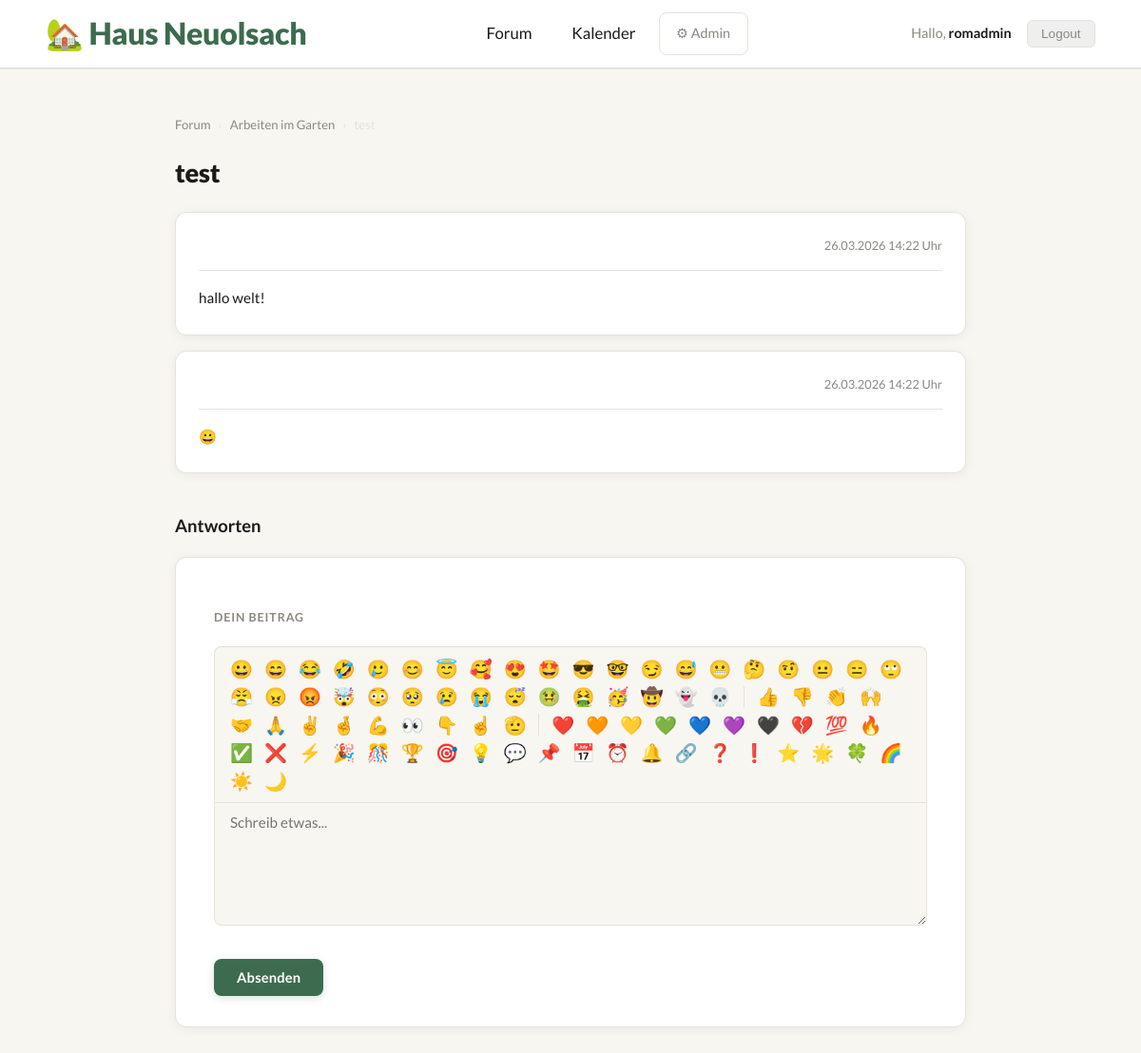
Screenshot of /thread/4/ (signed in) with the database file from the repository.
### forum/models.py (models this page shows, shortened)
class Thread(models.Model):
    category = models.ForeignKey(Category, on_delete=models.CASCADE, related_name='threads')
    title = models.CharField(max_length=200)
    author = models.ForeignKey(User, on_delete=models.CASCADE)
    created_at = models.DateTimeField(auto_now_add=True)

class Category(models.Model):
    name = models.CharField(max_length=100)
    description = models.TextField(blank=True)
    class Meta:
        verbose_name_plural = 'Categories'

class Post(models.Model):
    thread = models.ForeignKey(Thread, on_delete=models.CASCADE, related_name='posts')
    author = models.ForeignKey(User, on_delete=models.CASCADE)
    content = models.TextField()
    created_at = models.DateTimeField(auto_now_add=True)

### forum/views.py (the view)
# urls.py: path('thread/<int:thread_id>/', views.thread_detail, name='thread_detail'),
@login_required
def thread_detail(request, thread_id):
    if not is_approved(request.user):
        return render(request, 'forum/not_approved.html')
    thread = get_object_or_404(Thread, id=thread_id)
    posts = thread.posts.order_by('created_at')
    if request.method == 'POST':
        content = request.POST.get('content')
        if content:
            Post.objects.create(thread=thread, author=request.user, content=content)
            return redirect('forum:thread_detail', thread_id=thread.id)
    return render(request, 'forum/thread_detail.html', {'thread': thread, 'posts': posts})

### forum/views.py (called while the page is built)
def is_approved(user):
    if user.is_staff or user.is_superuser:
        return True
    try:
        return user.profile.is_approved
    except Profile.DoesNotExist:
        return False

### forum/templates/forum/thread_detail.html (shortened to what this page needs)
{% extends "base.html" %}
{% block content %}
<div class="breadcrumb">
    <a href="{% url 'forum:home' %}">Forum</a>
    <span>›</span>
    <a href="{% url 'forum:thread_list' thread.category.id %}">{{ thread.category.name }}</a>
    <span>›</span>
    <span>{{ thread.title }}</span>
</div>
<h1>{{ thread.title }}</h1>
{% for post in posts %}
    <div class="post">
        <div class="post-header">
            <span class="date">{{ post.created_at|date:"d.m.Y H:i" }} Uhr</span>
        </div>
        <div class="content">{{ post.content }}</div>
    </div>
{% endfor %}
<h2>Antworten</h2>
<div class="form-card">
    <form method="post">
        <label for="content">Dein Beitrag</label>
       <div class="emoji-bar">
    <span class="emoji-btn" onclick="insertEmoji('😀')">😀</span>
    <span class="emoji-btn" onclick="insertEmoji('😄')">😄</span>
    <span class="emoji-btn" onclick="insertEmoji('😂')">😂</span>
    <span class="emoji-btn" onclick="insertEmoji('🤣')">🤣</span>
    <span class="emoji-btn" onclick="insertEmoji('🥲')">🥲</span>
    <span class="emoji-btn" onclick="insertEmoji('😊')">😊</span>
    <span class="emoji-btn" onclick="insertEmoji('😇')">😇</span>
    <span class="emoji-btn" onclick="insertEmoji('🥰')">🥰</span>
    <span class="emoji-btn" onclick="insertEmoji('😍')">😍</span>
    <span class="emoji-btn" onclick="insertEmoji('🤩')">🤩</span>
    <span class="emoji-btn" onclick="insertEmoji('😎')">😎</span>
    <span class="emoji-btn" onclick="insertEmoji('🤓')">🤓</span>
    <span class="emoji-btn" onclick="insertEmoji('😏')">😏</span>
    <span class="emoji-btn" onclick="insertEmoji('😅')">😅</span>
    <span class="emoji-btn" onclick="insertEmoji('😬')">😬</span>
    <span class="emoji-btn" onclick="insertEmoji('🤔')">🤔</span>
    <span class="emoji-btn" onclick="insertEmoji('🤨')">🤨</span>
    <span class="emoji-btn" onclick="insertEmoji('😐')">😐</span>
    <span class="emoji-btn" onclick="insertEmoji('😑')">😑</span>
    <span class="emoji-btn" onclick="insertEmoji('🙄')">🙄</span>
    <span class="emoji-btn" onclick="insertEmoji('😤')">😤</span>
    <span class="emoji-btn" onclick="insertEmoji('😠')">😠</span>
    <span class="emoji-btn" onclick="insertEmoji('😡')">😡</span>
    <span class="emoji-btn" onclick="insertEmoji('🤯')">🤯</span>
    <span class="emoji-btn" onclick="insertEmoji('😳')">😳</span>
    <span class="emoji-btn" onclick="insertEmoji('🥺')">🥺</span>
    <span class="emoji-btn" onclick="insertEmoji('😢')">😢</span>
    <span class="emoji-btn" onclick="insertEmoji('😭')">😭</span>
    <span class="emoji-btn" onclick="insertEmoji('😴')">😴</span>
    <span class="emoji-btn" onclick="insertEmoji('🤢')">🤢</span>
    <span class="emoji-btn" onclick="insertEmoji('🤮')">🤮</span>
    <span class="emoji-btn" onclick="insertEmoji('🥳')">🥳</span>
    <span class="emoji-btn" onclick="insertEmoji('🤠')">🤠</span>
    <span class="emoji-btn" onclick="insertEmoji('👻')">👻</span>
    <span class="emoji-btn" onclick="insertEmoji('💀')">💀</span>
    <span class="emoji-btn" onclick="insertEmoji('👍')">👍</span>
    <span class="emoji-btn" onclick="insertEmoji('👎')">👎</span>
    <span class="emoji-btn" onclick="insertEmoji('👏')">👏</span>
    <span class="emoji-btn" onclick="insertEmoji('🙌')">🙌</span>
    <span class="emoji-btn" onclick="insertEmoji('🤝')">🤝</span>
    <span class="emoji-btn" onclick="insertEmoji('🙏')">🙏</span>
    <span class="emoji-btn" onclick="insertEmoji('✌️')">✌️</span>
    <span class="emoji-btn" onclick="insertEmoji('🤞')">🤞</span>
    <span class="emoji-btn" onclick="insertEmoji('💪')">💪</span>
    <span class="emoji-btn" onclick="insertEmoji('👀')">👀</span>
    <span class="emoji-btn" onclick="insertEmoji('👇')">👇</span>
    <span class="emoji-btn" onclick="insertEmoji('☝️')">☝️</span>
    <span class="emoji-btn" onclick="insertEmoji('🫡')">🫡</span>
    <span class="emoji-btn" onclick="insertEmoji('❤️')">❤️</span>
    <span class="emoji-btn" onclick="insertEmoji('🧡')">🧡</span>
    <span class="emoji-btn" onclick="insertEmoji('💛')">💛</span>
    <span class="emoji-btn" onclick="insertEmoji('💚')">💚</span>
    <span class="emoji-btn" onclick="insertEmoji('💙')">💙</span>
    <span class="emoji-btn" onclick="insertEmoji('💜')">💜</span>
    <span class="emoji-btn" onclick="insertEmoji('🖤')">🖤</span>
    <span class="emoji-btn" onclick="insertEmoji('💔')">💔</span>
    <span class="emoji-btn" onclick="insertEmoji('💯')">💯</span>
    <span class="emoji-btn" onclick="insertEmoji('🔥')">🔥</span>
    <span class="emoji-btn" onclick="insertEmoji('✅')">✅</span>
    <span class="emoji-btn" onclick="insertEmoji('❌')">❌</span>
    <span class="emoji-btn" onclick="insertEmoji('⚡')">⚡</span>
    <span class="emoji-btn" onclick="insertEmoji('🎉')">🎉</span>
    <span class="emoji-btn" onclick="insertEmoji('🎊')">🎊</span>
    <span class="emoji-btn" onclick="insertEmoji('🏆')">🏆</span>
    <span class="emoji-btn" onclick="insertEmoji('🎯')">🎯</span>
    <span class="emoji-btn" onclick="insertEmoji('💡')">💡</span>
    <span class="emoji-btn" onclick="insertEmoji('💬')">💬</span>
    <span class="emoji-btn" onclick="insertEmoji('📌')">📌</span>
    <span class="emoji-btn" onclick="insertEmoji('📅')">📅</span>
    <span class="emoji-btn" onclick="insertEmoji('⏰')">⏰</span>
    <span class="emoji-btn" onclick="insertEmoji('🔔')">🔔</span>
    <span class="emoji-btn" onclick="insertEmoji('🔗')">🔗</span>
    <span class="emoji-btn" onclick="insertEmoji('❓')">❓</span>
    <span class="emoji-btn" onclick="insertEmoji('❗')">❗</span>
    <span class="emoji-btn" onclick="insertEmoji('⭐')">⭐</span>
    <span class="emoji-btn" onclick="insertEmoji('🌟')">🌟</span>
    <span class="emoji-btn" onclick="insertEmoji('🍀')">🍀</span>
    <span class="emoji-btn" onclick="insertEmoji('🌈')">🌈</span>
    <span class="emoji-btn" onclick="insertEmoji('☀️')">☀️</span>
    <span class="emoji-btn" onclick="insertEmoji('🌙')">🌙</span>
</div>
        <textarea id="content" name="content" placeholder="Schreib etwas..."></textarea>
        <div class="btn-row">
            <button type="submit" class="btn btn-primary">Absenden</button>
        </div>
    </form>
</div>
{% endblock %}

### templates/base.html (shortened to what this page needs)
{% load static %}
<!DOCTYPE html>
<html lang="de">
<head>
    <link rel="stylesheet" href="{% static 'css/style.css' %}">
</head>
<body>
<nav>
    <a class="brand" href="{% url 'forum:home' %}">🏡 Haus Neuolsach</a>
    <div class="nav-links">
        <a href="{% url 'forum:home' %}">Forum</a>
        <a href="{% url 'calendar_app:home' %}">Kalender</a>
        {% if user.is_staff %}
            <a href="/admin/" class="admin-link">⚙ Admin</a>
        {% endif %}
    </div>
    <div class="nav-right">
        {% if user.is_authenticated %}
            <span class="nav-user">Hallo, <strong>{% if request.user.profile.first_name %}
        {{ request.user.profile.first_name }}
    {% else %}
        {{ request.user.username }}
    {% endif %}</strong></span>
            <form method="post" action="{% url 'logout' %}" style="display:inline">
                <button type="submit" class="logout-btn">Logout</button>
            </form>
        {% endif %}
    </div>
</nav>
<div class="container">
    {% block content %}{% endblock %}
</div>
</body>
</html>

### static/css/style.css (style rules this page uses)
:root { --bg: #f8f6f1; --bg2: #ffffff; --bg3: #f0ede6; --border: #e6e2d9; --text: #1c1a17; --muted: #8c8880; --accent: #3d6b4f; --accent2: #4e8464; --accent-light:#eaf2ed; --danger: #b94040; --success: #3d6b4f; --radius: 12px; --shadow: 0 2px 12px rgba(0,0,0,0.06); --shadow-lg: 0 8px 32px rgba(61,107,79,0.1); }
*, *::before, *::after { box-sizing: border-box; margin: 0; padding: 0; }
body { background: var(--bg); color: var(--text); font-family: 'Lato', sans-serif; font-weight: 400; line-height: 1.7; min-height: 100vh; }
nav { background: var(--bg2); border-bottom: 1px solid var(--border); padding: 0 3rem; display: flex; align-items: center; justify-content: space-between; height: 72px; position: sticky; top: 0; z-index: 100; box-shadow: 0 1px 0 var(--border); }
nav .brand { font-family: 'Lato', sans-serif; font-size: 2rem; font-weight: 900; color: var(--accent); text-decoration: none; letter-spacing: -0.01em; }
nav .nav-links { display: flex; gap: 0.4rem; align-items: center; }
nav .nav-links a { color: var(--text); text-decoration: none; font-size: 1.05rem; font-weight: 500; padding: 0.55rem 1.1rem; border-radius: 8px; transition: all 0.2s; }
nav .nav-links a.admin-link { font-size: 0.9rem; color: var(--muted); border: 1px solid var(--border); }
nav .nav-right { display: flex; align-items: center; gap: 1rem; font-size: 0.9rem; }
nav .nav-user { color: var(--muted); }
nav .nav-user strong { color: var(--text); font-weight: 700; }
nav .logout-btn { color: var(--muted); text-decoration: none; font-size: 0.85rem; padding: 0.35rem 0.9rem; border: 1px solid var(--border); border-radius: 6px; transition: all 0.2s; }
.container { max-width: 880px; margin: 0 auto; padding: 3rem 1.5rem; animation: fadeIn 0.3s ease; }
h1 { font-family: 'Lato', sans-serif; font-size: 1.7rem; font-weight: 900; color: var(--text); margin-bottom: 1.5rem; letter-spacing: -0.01em; line-height: 1.2; }
h2 { font-family: 'Lato', sans-serif; font-size: 1.15rem; font-weight: 700; color: var(--text); margin-bottom: 1rem; margin-top: 2.5rem; letter-spacing: 0; }
.post { background: var(--bg2); border: 1px solid var(--border); border-radius: var(--radius); padding: 1.5rem; margin-bottom: 1rem; box-shadow: var(--shadow); animation: fadeIn 0.3s ease; }
.post .post-header { display: flex; justify-content: space-between; align-items: center; margin-bottom: 0.9rem; padding-bottom: 0.9rem; border-bottom: 1px solid var(--border); }
.post .date { color: var(--muted); font-size: 0.8rem; }
.post .content { font-size: 0.95rem; line-height: 1.85; white-space: pre-wrap; }
.form-card { background: var(--bg2); border: 1px solid var(--border); border-radius: var(--radius); padding: 2rem 2.5rem; box-shadow: var(--shadow); }
label { display: block; font-size: 0.78rem; font-weight: 700; color: var(--muted); margin-bottom: 0.4rem; margin-top: 1.25rem; text-transform: uppercase; letter-spacing: 0.07em; }
input[type="text"], input[type="password"], input[type="date"], input[type="datetime-local"], textarea, select { width: 100%; background: var(--bg); border: 1.5px solid var(--border); border-radius: 8px; padding: 0.7rem 1rem; color: var(--text); font-family: 'Lato', sans-serif; font-size: 0.95rem; transition: border-color 0.2s, box-shadow 0.2s; outline: none; }
textarea { resize: vertical; min-height: 130px; }
.btn { display: inline-block; padding: 0.65rem 1.5rem; border-radius: 8px; font-family: 'Lato', sans-serif; font-size: 0.92rem; font-weight: 700; cursor: pointer; border: none; text-decoration: none; transition: all 0.2s; letter-spacing: 0.01em; }
.btn-primary { background: var(--accent); color: #fff; box-shadow: 0 2px 8px rgba(61,107,79,0.2); }
.btn-row { display: flex; gap: 0.6rem; margin-top: 1.75rem; flex-wrap: wrap; }
.breadcrumb { font-size: 0.82rem; color: var(--muted); margin-bottom: 1.5rem; display: flex; gap: 0.5rem; align-items: center; }
.breadcrumb a { color: var(--muted); text-decoration: none; transition: color 0.2s; }
.breadcrumb span { color: var(--border); }

### rows the page displays
Thread: category.name "Arbeiten im Garten", title "test"
Post: created_at "26.03.2026 14:22", content "hallo welt!"
Post: created_at "26.03.2026 14:22", content "😀"

### other values shown
{{ request.user.username }} "romadmin"
